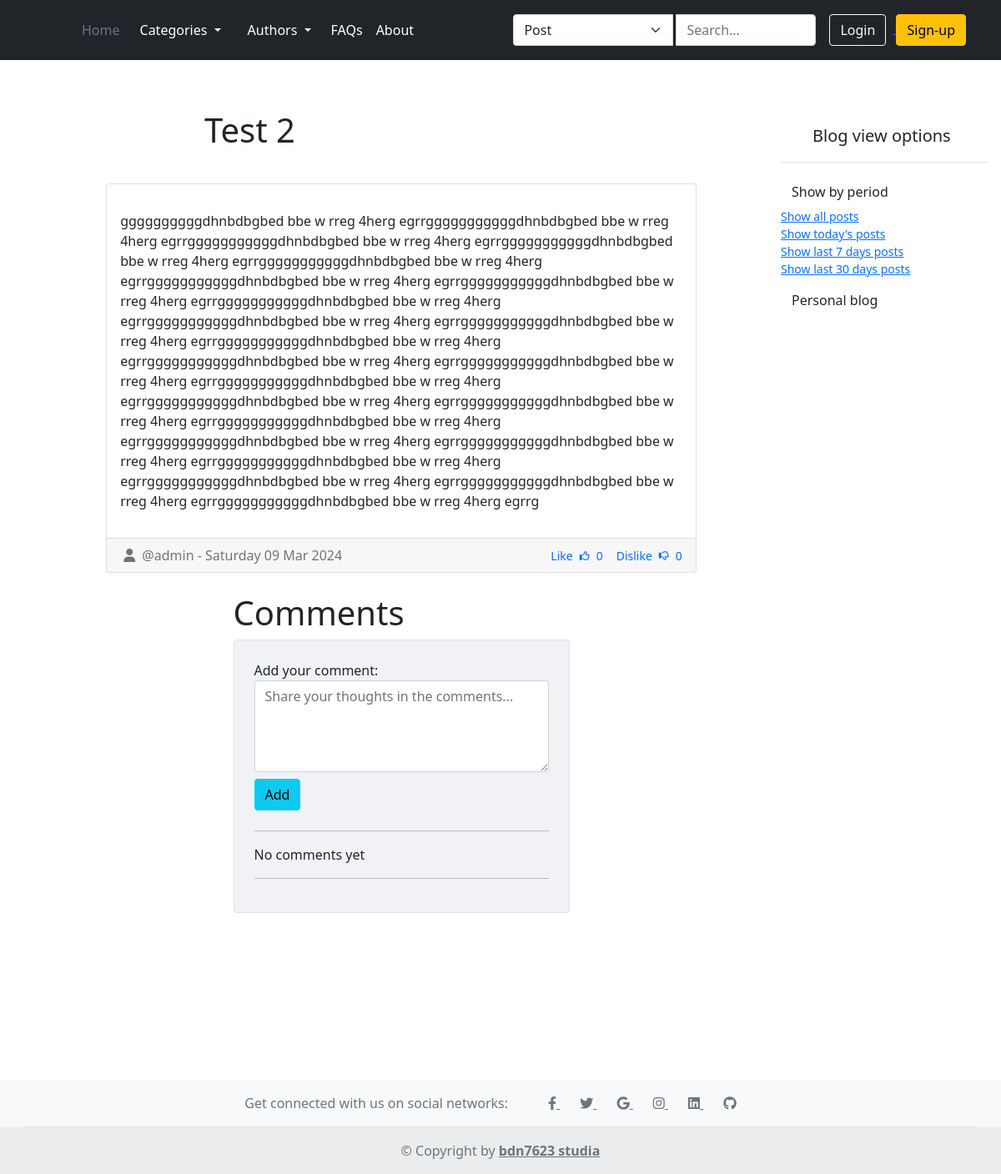
/2024/3/9/test-2/, run on an earlier commit of the app's database.
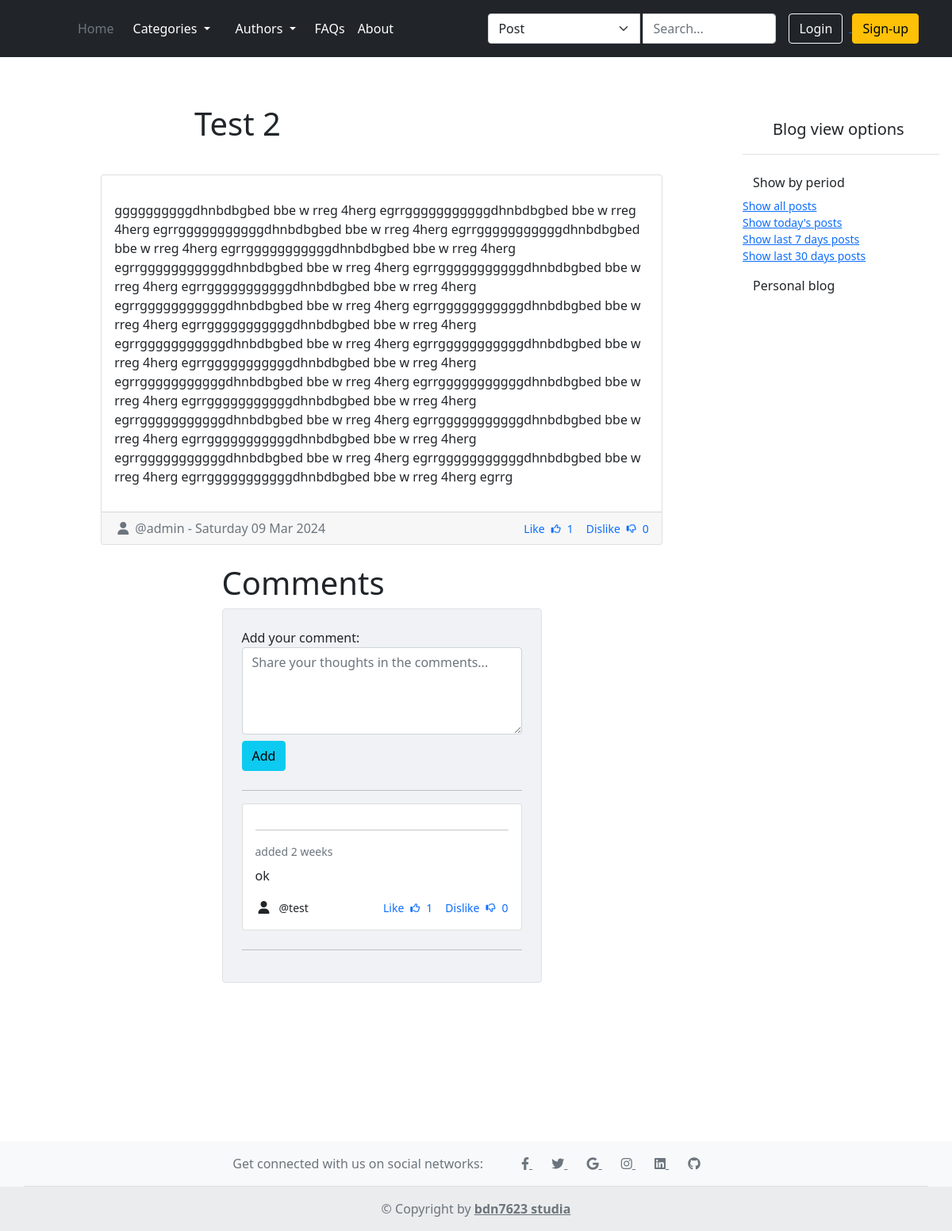
And on a later commit of the database.
### blog/models.py (models this page shows, shortened)
class Post(models.Model):
    STATUS_CHOICES = (
        ('draft', 'Draft'),
        ('published', 'Published'),
    )
    title = models.CharField(max_length=200)
    slug = models.SlugField(unique_for_date='publish')
    author = models.ForeignKey(User,
                               on_delete=models.CASCADE,
                               related_name='posts')
    body = models.TextField(verbose_name='Content')
    publish = models.DateTimeField(default=timezone.localtime)
    created = models.DateTimeField(auto_now_add=True)
    updated = models.DateTimeField(auto_now=True)
    image_url = models.URLField(max_length=255)
    status = models.CharField(max_length=10,
                              choices=STATUS_CHOICES,
                              default='draft')
    category = models.ForeignKey(Category,
                                 on_delete=models.CASCADE,
                                 related_name='posts')
    objects = models.Manager()
    published = PostPublishedManager()
    class Meta:
        ordering = ('-publish', '-created')

class Comment(models.Model):
    post = models.ForeignKey(Post,
                             on_delete=models.CASCADE,
                             related_name='comments')
    author = models.ForeignKey(User,
                               on_delete=models.CASCADE,
                               related_name='post_comment')
    body = models.CharField(max_length=255)
    created = models.DateTimeField(auto_now_add=True)
    updated = models.DateTimeField(auto_now=True)
    active = models.BooleanField(default=True)
    class Meta:
        ordering = ('-updated', '-created')

### accounts/models.py (models this page shows)
class CustomUser(AbstractUser):
    username = models.CharField(max_length=50, unique=True)
    email = models.EmailField(unique=True, max_length=255)
    USERNAME_FIELD = 'email'
    REQUIRED_FIELDS = ['username', 'first_name', 'last_name']
    objects = CustomUserManager()
    def __str__(self):
        return self.username

### blog/views.py (the view)
# urls.py: path('<int:year>/<int:month>/<int:day>/<slug:post_slug>/', post_detail, name='post_detail'),
def post_detail(request, year, month, day, post_slug):
    post = get_object_or_404(Post,
                             slug=post_slug,
                             status='published',
                             publish__year=year,
                             publish__month=month,
                             publish__day=day)
    form = CommentForm()
    return render(request, 'blog/post/detail.html', {'post': post, 'form': form})

### blog/forms.py
class CommentForm(forms.ModelForm):
    class Meta:
        model = Comment
        fields = ('body',)
        widgets = {
            'body': forms.Textarea(attrs={'placeholder': 'Share your thoughts in the comments...',
                                          'class': 'form-control',
                                          'rows': 4})
        }
        labels = {
            'body': 'Add your comment'
        }

### blog/context_processors.py (called while the page is built)
def get_categories(request):
    categories = Category.objects.all()
    return {'categories': categories}

def get_author(request):
    authors = User.objects.annotate(num_posts=Count('posts')).filter(num_posts__gt=0)
    return {'authors': authors}

### blog/templatetags/blog_filters.py (called while the page is built)
@register.filter
def is_liked_by(instance, user):
    if user.is_authenticated:
        return instance.is_liked_by(user)
    return False

@register.filter
def is_disliked_by(instance, user):
    if user.is_authenticated:
        return instance.is_disliked_by(user)
    return False

### templates/blog/post/detail.html (shortened to what this page needs)
{% extends 'base/_base.html' %}
{% load blog_filters %}
{% load static %}
{% block content %}
<div class="row justify-content-center" style="margin-top: 7%">
    <div class="col-lg-10">
        <div class="col-md-8 mx-auto mt-5">
            <h1 class="mb-4">{{ post.title }}</h1>
        </div>
      <div class="card mb-4" id="postlikeDislike">
        <div class="card-body">
          <p class="card-text">{{ post.body|linebreaks }}</p>
        </div>
        <div class="card-footer text-muted d-flex justify-content-between align-items-center">
          <p class="mb-0">
              <i class="fas fa-user mx-1"></i>
              @{{ post.author }}
            - {{ post.publish|date:"l d M Y" }}
          </p>
          <div class="d-flex align-items-center ml-auto">
              <div class="d-flex flex-row align-items-center text-primary">
                {% if post|is_liked_by:request.user %}
                <p class="small mb-0">Unlike</p>
                <a href="{% url 'blog:post_like' post.id %}">
                  <i class="fa-solid fa-thumbs-up mx-2 fa-xs"></i>
                </a>
                {% else %}
                <p class="small mb-0">Like</p>
                <a href="{% url 'blog:post_like' post.id %}">
                  <i class="fa-regular fa-thumbs-up mx-2 fa-xs"></i>
                </a>
                {% endif %}
                <p class="small mb-0 me-3">{{ post.likes.count }}</p>
              </div>
              <div class="d-flex flex-row align-items-center text-primary">
                {% if post|is_disliked_by:request.user %}
                <p class="small mb-0">Undislike</p>
                <a href="{% url 'blog:post_dislike' post.id %}">
                  <i class="fa-solid fa-thumbs-down mx-2 fa-xs"></i>
                </a>
                {% else %}
                <p class="small mb-0">Dislike</p>
                <a href="{% url 'blog:post_dislike' post.id %}">
                  <i class="fa-regular fa-thumbs-down mx-2 fa-xs"></i>
                </a>
                {% endif %}
                <p class="small mb-0">{{ post.dislikes.count }}</p>
              </div>
          </div>
        </div>
    </div>
</div>
<div class="row d-flex justify-content-center">
  <div class="col-md-8 col-lg-6">
    <h1>Comments</h1>
    <div class="card shadow-0 border" style="background-color: #f0f2f5;">
      <div class="card-body p-4">
        <div class="form-outline mb-4" id="comments">
          <form method="post" action="{% url 'blog:add_comment' post.id %}">
              {{ form.body.label_tag }}
              {{ form.body }}
            <button type="submit" class="btn btn-info mt-2">Add</button>
          </form>
        </div>
        <hr>
        {% if post.comments.count %}
            {% for comment in post.comments.all %}
              {% include 'blog/comment/detail.html' %}
            {% endfor %}
        {% else %}
        <p>No comments yet</p>
        {% endif %}
        <hr>
      </div>
    </div>
  </div>
</div>
</div>
{% endblock content %}

### templates/blog/comment/detail.html (shortened to what this page needs)
{% load blog_filters %}
<div class="card mb-4" id="commentLike{{ comment.id }}">
    <div class="card-body">
        <hr>
        <p class="small text-muted mb-2">added {{ comment.created|timesince }}</p>
        <div class="d-flex flex-row align-items-center">
            {% if comment.active %}
            <p>{{ comment.body }}</p>
            {% else %}
            <p><strong><i>Comment has been disabled by admin</i></strong></p>
            {% endif %}
        </div>
        <div class="d-flex justify-content-between">
            <div class="d-flex flex-row align-items-center">
                <i class="fas fa-user mx-1"></i>
                <p class="small mb-0 ms-2">@{{ comment.author }}</p>
            </div>
            <div class="d-flex justify-content-end">
                <div class="d-flex flex-row align-items-center text-primary me-3">
                    {% if comment|is_liked_by:request.user %}
                    <p class="small mb-0">Unlike</p>
                    <a href="{% url 'blog:comment_like' comment.id %}">
                        <i class="fas fa-thumbs-up mx-2 fa-xs" style="margin-top: -0.16rem;"></i>
                    </a>
                    {% else %}
                    <p class="small mb-0">Like</p>
                    <a href="{% url 'blog:comment_like' comment.id %}">
                        <i class="fa-regular fa-thumbs-up fa-xs mx-2" style="margin-top: -0.16rem;"></i>
                    </a>
                    {% endif %}
                    <p class="small mb-0">{{ comment.likes.count }}</p>
                </div>
                <div class="d-flex flex-row align-items-center text-primary">
                    {% if comment|is_disliked_by:request.user %}
                    <p class="small mb-0">Undislike</p>
                    <a href="{% url 'blog:comment_dislike' comment.id %}">
                        <i class="fa-solid fa-thumbs-down mx-2 fa-xs"></i>
                    </a>
                    {% else %}
                    <p class="small mb-0">Dislike</p>
                    <a href="{% url 'blog:comment_dislike' comment.id %}">
                        <i class="fa-regular fa-thumbs-down mx-2 fa-xs"></i>
                    </a>
                    {% endif %}
                    <p class="small mb-0">{{ comment.dislikes.count }}</p>
                </div>
            </div>
        </div>
    </div>
</div>

What changed in the data, as far as the page shows it:
computed for Post "Test 2": likes.count "0" → "1"
added Comment: created "2 weeks", body "ok", author "test", likes.count "1", dislikes.count "0"
Also different on the page:
text no longer shown: "No comments yet"
